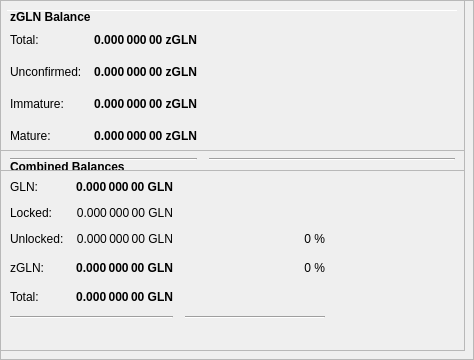
        <widget class="QFrame" name="frameObfuscation">
         <property name="minimumSize">
          <size>
           <width>0</width>
           <height>350</height>
          </size>
         </property>
         <property name="layoutDirection">
          <enum>Qt::LeftToRight</enum>
         </property>
         <property name="frameShape">
          <enum>QFrame::StyledPanel</enum>
         </property>
         <property name="frameShadow">
          <enum>QFrame::Raised</enum>
         </property>
         <widget class="QPushButton" name="runAutoDenom">
          <property name="geometry">
           <rect>
            <x>251</x>
            <y>17</y>
            <width>1</width>
            <height>1</height>
           </rect>
          </property>
          <property name="palette">
           <palette>
            <active>
             <colorrole role="WindowText">
              <brush brushstyle="SolidPattern">
               <color alpha="255">
                <red>0</red>
                <green>0</green>
                <blue>0</blue>
               </color>
              </brush>
             </colorrole>
             <colorrole role="Button">
              <brush brushstyle="SolidPattern">
               <color alpha="255">
                <red>239</red>
                <green>238</green>
                <blue>238</blue>
               </color>
              </brush>
             </colorrole>
             <colorrole role="Light">
              <brush brushstyle="SolidPattern">
               <color alpha="255">
                <red>255</red>
                <green>255</green>
                <blue>255</blue>
               </color>
              </brush>
             </colorrole>
             <colorrole role="Midlight">
              <brush brushstyle="SolidPattern">
               <color alpha="255">
                <red>247</red>
                <green>246</green>
                <blue>246</blue>
               </color>
              </brush>
             </colorrole>
             <colorrole role="Dark">
              <brush brushstyle="SolidPattern">
               <color alpha="255">
                <red>119</red>
                <green>119</green>
                <blue>119</blue>
               </color>
              </brush>
             </colorrole>
             <colorrole role="Mid">
              <brush brushstyle="SolidPattern">
               <color alpha="255">
                <red>159</red>
                <green>159</green>
                <blue>159</blue>
               </color>
              </brush>
             </colorrole>
             <colorrole role="Text">
              <brush brushstyle="SolidPattern">
               <color alpha="255">
                <red>0</red>
                <green>0</green>
                <blue>0</blue>
               </color>
              </brush>
             </colorrole>
             <colorrole role="BrightText">
              <brush brushstyle="SolidPattern">
               <color alpha="255">
                <red>255</red>
                <green>255</green>
                <blue>255</blue>
               </color>
              </brush>
             </colorrole>
             <colorrole role="ButtonText">
              <brush brushstyle="SolidPattern">
               <color alpha="255">
                <red>0</red>
                <green>0</green>
                <blue>0</blue>
               </color>
              </brush>
             </colorrole>
             <colorrole role="Base">
              <brush brushstyle="SolidPattern">
               <color alpha="255">
                <red>255</red>
                <green>255</green>
                <blue>255</blue>
               </color>
              </brush>
             </colorrole>
             <colorrole role="Window">
              <brush brushstyle="SolidPattern">
               <color alpha="255">
                <red>239</red>
                <green>238</green>
                <blue>238</blue>
               </color>
              </brush>
             </colorrole>
             <colorrole role="Shadow">
              <brush brushstyle="SolidPattern">
               <color alpha="255">
                <red>0</red>
                <green>0</green>
                <blue>0</blue>
               </color>
              </brush>
             </colorrole>
             <colorrole role="AlternateBase">
              <brush brushstyle="SolidPattern">
               <color alpha="255">
                <red>247</red>
                <green>246</green>
                <blue>246</blue>
               </color>
              </brush>
             </colorrole>
             <colorrole role="ToolTipBase">
              <brush brushstyle="SolidPattern">
               <color alpha="255">
                <red>255</red>
                <green>255</green>
                <blue>220</blue>
               </color>
              </brush>
             </colorrole>
             <colorrole role="ToolTipText">
              <brush brushstyle="SolidPattern">
               <color alpha="255">
                <red>0</red>
                <green>0</green>
                <blue>0</blue>
               </color>
              </brush>
             </colorrole>
            </active>
            <inactive>
             <colorrole role="WindowText">
              <brush brushstyle="SolidPattern">
               <color alpha="255">
                <red>0</red>
                <green>0</green>
                <blue>0</blue>
               </color>
              </brush>
             </colorrole>
             <colorrole role="Button">
              <brush brushstyle="SolidPattern">
               <color alpha="255">
                <red>239</red>
                <green>238</green>
                <blue>238</blue>
               </color>
              </brush>
             </colorrole>
             <colorrole role="Light">
              <brush brushstyle="SolidPattern">
               <color alpha="255">
                <red>255</red>
                <green>255</green>
                <blue>255</blue>
               </color>
              </brush>
             </colorrole>
             <colorrole role="Midlight">
              <brush brushstyle="SolidPattern">
               <color alpha="255">
                <red>247</red>
                <green>246</green>
                <blue>246</blue>
               </color>
              </brush>
             </colorrole>
             <colorrole role="Dark">
              <brush brushstyle="SolidPattern">
               <color alpha="255">
                <red>119</red>
                <green>119</green>
                <blue>119</blue>
               </color>
              </brush>
             </colorrole>
             <colorrole role="Mid">
              <brush brushstyle="SolidPattern">
               <color alpha="255">
                <red>159</red>
                <green>159</green>
                <blue>159</blue>
               </color>
              </brush>
             </colorrole>
             <colorrole role="Text">
              <brush brushstyle="SolidPattern">
               <color alpha="255">
                <red>0</red>
                <green>0</green>
                <blue>0</blue>
               </color>
              </brush>
             </colorrole>
             <colorrole role="BrightText">
              <brush brushstyle="SolidPattern">
               <color alpha="255">
                <red>255</red>
                <green>255</green>
                <blue>255</blue>
               </color>
              </brush>
             </colorrole>
             <colorrole role="ButtonText">
              <brush brushstyle="SolidPattern">
               <color alpha="255">
                <red>0</red>
                <green>0</green>
                <blue>0</blue>
               </color>
              </brush>
             </colorrole>
             <colorrole role="Base">
              <brush brushstyle="SolidPattern">
               <color alpha="255">
                <red>255</red>
                <green>255</green>
                <blue>255</blue>
               </color>
              </brush>
             </colorrole>
             <colorrole role="Window">
              <brush brushstyle="SolidPattern">
               <color alpha="255">
                <red>239</red>
                <green>238</green>
                <blue>238</blue>
               </color>
              </brush>
             </colorrole>
             <colorrole role="Shadow">
              <brush brushstyle="SolidPattern">
               <color alpha="255">
                <red>0</red>
                <green>0</green>
                <blue>0</blue>
               </color>
              </brush>
             </colorrole>
             <colorrole role="AlternateBase">
              <brush brushstyle="SolidPattern">
               <color alpha="255">
                <red>247</red>
                <green>246</green>
                <blue>246</blue>
               </color>
              </brush>
             </colorrole>
             <colorrole role="ToolTipBase">
              <brush brushstyle="SolidPattern">
               <color alpha="255">
                <red>255</red>
                <green>255</green>
                <blue>220</blue>
               </color>
              </brush>
             </colorrole>
             <colorrole role="ToolTipText">
              <brush brushstyle="SolidPattern">
               <color alpha="255">
                <red>0</red>
                <green>0</green>
                <blue>0</blue>
               </color>
              </brush>
             </colorrole>
            </inactive>
            <disabled>
             <colorrole role="WindowText">
              <brush brushstyle="SolidPattern">
               <color alpha="255">
                <red>119</red>
                <green>119</green>
                <blue>119</blue>
               </color>
              </brush>
             </colorrole>
             <colorrole role="Button">
              <brush brushstyle="SolidPattern">
               <color alpha="255">
                <red>239</red>
                <green>238</green>
                <blue>238</blue>
               </color>
              </brush>
             </colorrole>
             <colorrole role="Light">
              <brush brushstyle="SolidPattern">
               <color alpha="255">
                <red>255</red>
                <green>255</green>
                <blue>255</blue>
               </color>
              </brush>
             </colorrole>
             <colorrole role="Midlight">
              <brush brushstyle="SolidPattern">
               <color alpha="255">
                <red>247</red>
                <green>246</green>
                <blue>246</blue>
               </color>
              </brush>
             </colorrole>
             <colorrole role="Dark">
              <brush brushstyle="SolidPattern">
               <color alpha="255">
                <red>119</red>
                <green>119</green>
                <blue>119</blue>
               </color>
              </brush>
             </colorrole>
             <colorrole role="Mid">
              <brush brushstyle="SolidPattern">
               <color alpha="255">
                <red>159</red>
                <green>159</green>
                <blue>159</blue>
               </color>
              </brush>
             </colorrole>
             <colorrole role="Text">
              <brush brushstyle="SolidPattern">
               <color alpha="255">
                <red>119</red>
                <green>119</green>
                <blue>119</blue>
               </color>
              </brush>
             </colorrole>
             <colorrole role="BrightText">
              <brush brushstyle="SolidPattern">
               <color alpha="255">
                <red>255</red>
                <green>255</green>
                <blue>255</blue>
               </color>
              </brush>
             </colorrole>
             <colorrole role="ButtonText">
              <brush brushstyle="SolidPattern">
               <color alpha="255">
                <red>119</red>
                <green>119</green>
                <blue>119</blue>
               </color>
              </brush>
             </colorrole>
             <colorrole role="Base">
              <brush brushstyle="SolidPattern">
               <color alpha="255">
                <red>239</red>
                <green>238</green>
                <blue>238</blue>
               </color>
              </brush>
             </colorrole>
             <colorrole role="Window">
              <brush brushstyle="SolidPattern">
               <color alpha="255">
                <red>239</red>
                <green>238</green>
                <blue>238</blue>
               </color>
              </brush>
             </colorrole>
             <colorrole role="Shadow">
              <brush brushstyle="SolidPattern">
               <color alpha="255">
                <red>0</red>
                <green>0</green>
                <blue>0</blue>
               </color>
              </brush>
             </colorrole>
             <colorrole role="AlternateBase">
              <brush brushstyle="SolidPattern">
               <color alpha="255">
                <red>239</red>
                <green>238</green>
                <blue>238</blue>
               </color>
              </brush>
             </colorrole>
             <colorrole role="ToolTipBase">
              <brush brushstyle="SolidPattern">
               <color alpha="255">
                <red>255</red>
                <green>255</green>
                <blue>220</blue>
               </color>
              </brush>
             </colorrole>
             <colorrole role="ToolTipText">
              <brush brushstyle="SolidPattern">
               <color alpha="255">
                <red>0</red>
                <green>0</green>
                <blue>0</blue>
               </color>
              </brush>
             </colorrole>
            </disabled>
           </palette>
          </property>
          <property name="focusPolicy">
           <enum>Qt::NoFocus</enum>
          </property>
          <property name="autoFillBackground">
           <bool>true</bool>
          </property>
          <property name="text">
           <string/>
          </property>
          <property name="flat">
           <bool>true</bool>
          </property>
         </widget>
         <widget class="Line" name="line">
          <property name="geometry">
           <rect>
            <x>7</x>
            <y>10</y>
            <width>451</width>
            <height>1</height>
           </rect>
          </property>
          <property name="orientation">
           <enum>Qt::Horizontal</enum>
          </property>
         </widget>
         <widget class="QFrame" name="frame_3">
          <property name="geometry">
           <rect>
            <x>0</x>
            <y>150</y>
            <width>465</width>
            <height>201</height>
           </rect>
          </property>
          <property name="frameShape">
           <enum>QFrame::StyledPanel</enum>
          </property>
          <property name="frameShadow">
           <enum>QFrame::Raised</enum>
          </property>
          <layout class="QVBoxLayout" name="verticalLayout_5">
           <item>
            <layout class="QHBoxLayout" name="horizontalLayout_5" stretch="0">
             <item>
              <widget class="QLabel" name="label_5z">
               <property name="maximumSize">
                <size>
                 <width>16777215</width>
                 <height>20</height>
                </size>
               </property>
               <property name="font">
                <font>
                 <weight>75</weight>
                 <bold>true</bold>
                </font>
               </property>
               <property name="toolTip">
                <string>Combined Balances (including unconfirmed and immature coins)</string>
               </property>
               <property name="text">
                <string>&lt;html&gt;&lt;head/&gt;&lt;body&gt;&lt;p&gt;Combined Balances&lt;/p&gt;&lt;/body&gt;&lt;/html&gt;</string>
               </property>
              </widget>
             </item>
            </layout>
           </item>
           <item>
            <layout class="QGridLayout" name="gridLayout_3">
             <property name="spacing">
              <number>12</number>
             </property>
             <item row="7" column="0" colspan="2">
              <widget class="Line" name="lineSpendableBalance_3">
               <property name="orientation">
                <enum>Qt::Horizontal</enum>
               </property>
              </widget>
             </item>
             <item row="7" column="2">
              <widget class="Line" name="lineWatchBalance_3">
               <property name="sizePolicy">
                <sizepolicy hsizetype="Preferred" vsizetype="Fixed">
                 <horstretch>0</horstretch>
                 <verstretch>0</verstretch>
                </sizepolicy>
               </property>
               <property name="minimumSize">
                <size>
                 <width>140</width>
                 <height>0</height>
                </size>
               </property>
               <property name="orientation">
                <enum>Qt::Horizontal</enum>
               </property>
              </widget>
             </item>
             <item row="4" column="1">
              <widget class="QLabel" name="labelzBalancez">
               <property name="font">
                <font>
                 <weight>75</weight>
                 <bold>true</bold>
                </font>
               </property>
               <property name="cursor">
                <cursorShape>IBeamCursor</cursorShape>
               </property>
               <property name="toolTip">
                <string>Total of transactions that have yet to be confirmed, and do not yet count toward the spendable balance</string>
               </property>
               <property name="text">
                <string notr="true">0.000 000 00 GLN</string>
               </property>
               <property name="alignment">
                <set>Qt::AlignRight|Qt::AlignTrailing|Qt::AlignVCenter</set>
               </property>
               <property name="textInteractionFlags">
                <set>Qt::LinksAccessibleByMouse|Qt::TextSelectableByKeyboard|Qt::TextSelectableByMouse</set>
               </property>
              </widget>
             </item>
             <item row="6" column="1">
              <widget class="QLabel" name="labelTotalz">
               <property name="font">
                <font>
                 <weight>75</weight>
                 <bold>true</bold>
                </font>
               </property>
               <property name="cursor">
                <cursorShape>IBeamCursor</cursorShape>
               </property>
               <property name="toolTip">
                <string>Total Balance, including unconfirmed and immature coins.</string>
               </property>
               <property name="text">
                <string notr="true">0.000 000 00 GLN</string>
               </property>
               <property name="alignment">
                <set>Qt::AlignRight|Qt::AlignTrailing|Qt::AlignVCenter</set>
               </property>
               <property name="textInteractionFlags">
                <set>Qt::LinksAccessibleByMouse|Qt::TextSelectableByKeyboard|Qt::TextSelectableByMouse</set>
               </property>
              </widget>
             </item>
             <item row="4" column="3">
              <spacer name="horizontalSpacer_6">
               <property name="orientation">
                <enum>Qt::Horizontal</enum>
               </property>
               <property name="sizeHint" stdset="0">
                <size>
                 <width>40</width>
                 <height>20</height>
                </size>
               </property>
              </spacer>
             </item>
             <item row="6" column="0">
              <widget class="QLabel" name="labelTotalTextz">
               <property name="text">
                <string>Total:</string>
               </property>
              </widget>
             </item>
             <item row="1" column="0">
              <widget class="QLabel" name="labelBalanceTextz">
               <property name="text">
                <string>GLN:</string>
               </property>
              </widget>
             </item>
             <item row="1" column="1">
              <widget class="QLabel" name="labelBalancez">
               <property name="font">
                <font>
                 <weight>75</weight>
                 <bold>true</bold>
                </font>
               </property>
               <property name="cursor">
                <cursorShape>IBeamCursor</cursorShape>
               </property>
               <property name="toolTip">
                <string>Your current spendable balance</string>
               </property>
               <property name="text">
                <string notr="true">0.000 000 00 GLN</string>
               </property>
               <property name="alignment">
                <set>Qt::AlignRight|Qt::AlignTrailing|Qt::AlignVCenter</set>
               </property>
               <property name="textInteractionFlags">
                <set>Qt::LinksAccessibleByMouse|Qt::TextSelectableByKeyboard|Qt::TextSelectableByMouse</set>
               </property>
              </widget>
             </item>
             <item row="4" column="0">
              <widget class="QLabel" name="labelzBalanceTextz">
               <property name="toolTip">
                <string/>
               </property>
               <property name="text">
                <string>zGLN:</string>
               </property>
              </widget>
             </item>
             <item row="4" column="2">
              <widget class="QLabel" name="labelzGLNPercent">
               <property name="toolTip">
                <string>Current percentage of zGLN.
If AutoMint is enabled this percentage will settle around the configured AutoMint percentage (default = 10%)</string>
               </property>
               <property name="text">
                <string>0 %</string>
               </property>
               <property name="alignment">
                <set>Qt::AlignRight|Qt::AlignTrailing|Qt::AlignVCenter</set>
               </property>
              </widget>
             </item>
             <item row="6" column="2">
              <widget class="QLabel" name="label100Percent">
               <property name="text">
                <string/>
               </property>
               <property name="alignment">
                <set>Qt::AlignRight|Qt::AlignTrailing|Qt::AlignVCenter</set>
               </property>
              </widget>
             </item>
             <item row="2" column="1">
              <widget class="QLabel" name="labelLockedBalance">
               <property name="toolTip">
                <string>Locked GLN or Masternode collaterals. These are excluded from zGLN minting.</string>
               </property>
               <property name="text">
                <string>0.000 000 00 GLN</string>
               </property>
               <property name="alignment">
                <set>Qt::AlignRight|Qt::AlignTrailing|Qt::AlignVCenter</set>
               </property>
              </widget>
             </item>
             <item row="2" column="0">
              <widget class="QLabel" name="labelLockedBalanceText">
               <property name="toolTip">
                <string>Locked GLN or Masternode collaterals. These are excluded from zGLN minting.</string>
               </property>
               <property name="text">
                <string>Locked:</string>
               </property>
              </widget>
             </item>
             <item row="3" column="0">
              <widget class="QLabel" name="labelUnLockedBalanceText">
               <property name="toolTip">
                <string>Unlocked GLNs. These can be used for zGLN minting.</string>
               </property>
               <property name="text">
                <string>Unlocked:</string>
               </property>
              </widget>
             </item>
             <item row="3" column="1">
              <widget class="QLabel" name="labelUnLockedBalance">
               <property name="toolTip">
                <string>Unlocked GLNs. These can be used for zGLN minting.</string>
               </property>
               <property name="text">
                <string>0.000 000 00 GLN</string>
               </property>
               <property name="alignment">
                <set>Qt::AlignRight|Qt::AlignTrailing|Qt::AlignVCenter</set>
               </property>
              </widget>
             </item>
             <item row="3" column="2">
              <widget class="QLabel" name="labelGLNPercent">
               <property name="text">
                <string>0 %</string>
               </property>
               <property name="alignment">
                <set>Qt::AlignRight|Qt::AlignTrailing|Qt::AlignVCenter</set>
               </property>
              </widget>
             </item>
            </layout>
           </item>
           <item>
            <spacer name="verticalSpacer">
             <property name="orientation">
              <enum>Qt::Vertical</enum>
             </property>
             <property name="sizeHint" stdset="0">
              <size>
               <width>20</width>
               <height>40</height>
              </size>
             </property>
            </spacer>
           </item>
          </layout>
         </widget>
         <widget class="QFrame" name="frame_4">
          <property name="geometry">
           <rect>
            <x>0</x>
            <y>0</y>
            <width>465</width>
            <height>171</height>
           </rect>
          </property>
          <property name="frameShape">
           <enum>QFrame::StyledPanel</enum>
          </property>
          <property name="frameShadow">
           <enum>QFrame::Raised</enum>
          </property>
          <layout class="QVBoxLayout" name="verticalLayout_7">
           <item>
            <layout class="QHBoxLayout" name="horizontalLayout_8" stretch="0">
             <item>
              <widget class="QLabel" name="label_5z_3">
               <property name="maximumSize">
                <size>
                 <width>16777215</width>
                 <height>20</height>
                </size>
               </property>
               <property name="font">
                <font>
                 <weight>75</weight>
                 <bold>true</bold>
                </font>
               </property>
               <property name="text">
                <string>zGLN Balance</string>
               </property>
              </widget>
             </item>
            </layout>
           </item>
           <item>
            <layout class="QGridLayout" name="gridLayout_5">
             <property name="spacing">
              <number>12</number>
             </property>
             <item row="4" column="0">
              <widget class="QLabel" name="labelzBalanceMatureText">
               <property name="toolTip">
                <string>Mature: more than 20 confirmation and more than 1 mints of the same denomination after it was minted.
These zGLN are spendable.</string>
               </property>
               <property name="text">
                <string>Mature:</string>
               </property>
              </widget>
             </item>
             <item row="5" column="0" colspan="2">
              <widget class="Line" name="lineSpendableBalance_5">
               <property name="orientation">
                <enum>Qt::Horizontal</enum>
               </property>
              </widget>
             </item>
             <item row="1" column="1">
              <widget class="QLabel" name="labelzBalance">
               <property name="font">
                <font>
                 <weight>75</weight>
                 <bold>true</bold>
                </font>
               </property>
               <property name="cursor">
                <cursorShape>IBeamCursor</cursorShape>
               </property>
               <property name="toolTip">
                <string>All available zGLN, unconfirmed and immature zGLN included.</string>
               </property>
               <property name="text">
                <string notr="true">0.000 000 00 zGLN</string>
               </property>
               <property name="alignment">
                <set>Qt::AlignRight|Qt::AlignTrailing|Qt::AlignVCenter</set>
               </property>
               <property name="textInteractionFlags">
                <set>Qt::LinksAccessibleByMouse|Qt::TextSelectableByKeyboard|Qt::TextSelectableByMouse</set>
               </property>
              </widget>
             </item>
             <item row="5" column="2">
              <widget class="Line" name="lineWatchBalance_5">
               <property name="sizePolicy">
                <sizepolicy hsizetype="Preferred" vsizetype="Fixed">
                 <horstretch>0</horstretch>
                 <verstretch>0</verstretch>
                </sizepolicy>
               </property>
               <property name="minimumSize">
                <size>
                 <width>140</width>
                 <height>0</height>
                </size>
               </property>
               <property name="orientation">
                <enum>Qt::Horizontal</enum>
               </property>
              </widget>
             </item>
             <item row="1" column="0">
              <widget class="QLabel" name="labelzBalanceText">
               <property name="toolTip">
                <string>All available zGLN, unconfirmed and immature zGLN included.</string>
               </property>
               <property name="text">
                <string>Total:</string>
               </property>
              </widget>
             </item>
             <item row="1" column="2">
              <spacer name="horizontalSpacer_8">
               <property name="orientation">
                <enum>Qt::Horizontal</enum>
               </property>
               <property name="sizeHint" stdset="0">
                <size>
                 <width>40</width>
                 <height>20</height>
                </size>
               </property>
              </spacer>
             </item>
             <item row="4" column="2">
              <spacer name="horizontalSpacer_4">
               <property name="orientation">
                <enum>Qt::Horizontal</enum>
               </property>
               <property name="sizeHint" stdset="0">
                <size>
                 <width>40</width>
                 <height>20</height>
                </size>
               </property>
              </spacer>
             </item>
             <item row="4" column="1">
              <widget class="QLabel" name="labelzBalanceMature">
               <property name="font">
                <font>
                 <weight>75</weight>
                 <bold>true</bold>
                </font>
               </property>
               <property name="toolTip">
                <string>Mature: more than 20 confirmation and more than 1 mints of the same denomination after it was minted.
These zGLN are spendable.</string>
               </property>
               <property name="text">
                <string>0.000 000 00 zGLN</string>
               </property>
               <property name="alignment">
                <set>Qt::AlignRight|Qt::AlignTrailing|Qt::AlignVCenter</set>
               </property>
              </widget>
             </item>
             <item row="2" column="0">
              <widget class="QLabel" name="labelzBalanceUnconfirmedText">
               <property name="toolTip">
                <string>Unconfirmed: less than 20 confirmations
Immature: confirmed, but less than 1 mints of the same denomination after it was minted</string>
               </property>
               <property name="text">
                <string>Unconfirmed:</string>
               </property>
              </widget>
             </item>
             <item row="2" column="1">
              <widget class="QLabel" name="labelzBalanceUnconfirmed">
               <property name="font">
                <font>
                 <weight>75</weight>
                 <bold>true</bold>
                </font>
               </property>
               <property name="toolTip">
                <string>Unconfirmed: less than 20 confirmations
Immature: confirmed, but less than 1 mints of the same denomination after it was minted</string>
               </property>
               <property name="text">
                <string>0.000 000 00 zGLN</string>
               </property>
               <property name="alignment">
                <set>Qt::AlignRight|Qt::AlignTrailing|Qt::AlignVCenter</set>
               </property>
              </widget>
             </item>
             <item row="2" column="2">
              <spacer name="horizontalSpacer_5">
               <property name="orientation">
                <enum>Qt::Horizontal</enum>
               </property>
               <property name="sizeHint" stdset="0">
                <size>
                 <width>40</width>
                 <height>20</height>
                </size>
               </property>
              </spacer>
             </item>
             <item row="3" column="0">
              <widget class="QLabel" name="labelzBalanceImmatureText">
               <property name="toolTip">
                <string>Unconfirmed: less than 20 confirmations
Immature: confirmed, but less than 1 mints of the same denomination after it was minted</string>
               </property>
               <property name="text">
                <string>Immature:</string>
               </property>
              </widget>
             </item>
             <item row="3" column="1">
              <widget class="QLabel" name="labelzBalanceImmature">
               <property name="font">
                <font>
                 <weight>75</weight>
                 <bold>true</bold>
                </font>
               </property>
               <property name="toolTip">
                <string>Unconfirmed: less than 20 confirmations
Immature: confirmed, but less than 1 mints of the same denomination after it was minted</string>
               </property>
               <property name="text">
                <string>0.000 000 00 zGLN</string>
               </property>
               <property name="alignment">
                <set>Qt::AlignRight|Qt::AlignTrailing|Qt::AlignVCenter</set>
               </property>
              </widget>
             </item>
             <item row="3" column="2">
              <spacer name="horizontalSpacer_7">
               <property name="orientation">
                <enum>Qt::Horizontal</enum>
               </property>
               <property name="sizeHint" stdset="0">
                <size>
                 <width>40</width>
                 <height>20</height>
                </size>
               </property>
              </spacer>
             </item>
            </layout>
           </item>
          </layout>
         </widget>
        </widget>
